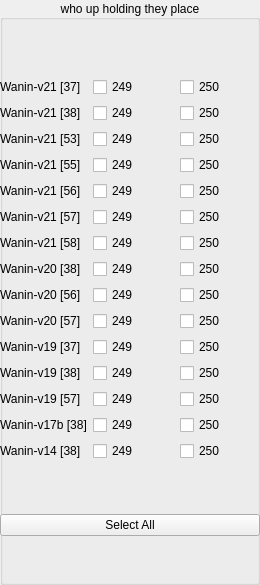
<?xml version="1.0" encoding="UTF-8"?>
<ui version="4.0">
 <author>Korbo</author>
 <class>waninCheckGrid</class>
 <widget class="QGroupBox" name="waninCheckGrid">
  <property name="geometry">
   <rect>
    <x>0</x>
    <y>0</y>
    <width>260</width>
    <height>585</height>
   </rect>
  </property>
  <property name="toolTip">
   <string>Outdated</string>
  </property>
  <property name="title">
   <string>who up holding they place</string>
  </property>
  <property name="alignment">
   <set>Qt::AlignmentFlag::AlignCenter</set>
  </property>
  <widget class="QWidget" name="verticalLayoutWidget">
   <property name="geometry">
    <rect>
     <x>0</x>
     <y>30</y>
     <width>260</width>
     <height>555</height>
    </rect>
   </property>
   <layout class="QVBoxLayout" name="verticalLayout">
    <item>
     <layout class="QGridLayout" name="waninGrid">
      <item row="0" column="0">
       <widget class="QLabel" name="wv21b37">
        <property name="text">
         <string>Wanin-v21 [37]</string>
        </property>
       </widget>
      </item>
      <item row="4" column="0">
       <widget class="QLabel" name="wv21b56">
        <property name="text">
         <string>Wanin-v21 [56]</string>
        </property>
       </widget>
      </item>
      <item row="11" column="1">
       <widget class="QCheckBox" name="wv19b38s249">
        <property name="text">
         <string>249</string>
        </property>
       </widget>
      </item>
      <item row="0" column="2">
       <widget class="QCheckBox" name="wv21b37s250">
        <property name="text">
         <string>250</string>
        </property>
       </widget>
      </item>
      <item row="14" column="0">
       <widget class="QLabel" name="wv14b38">
        <property name="text">
         <string>Wanin-v14 [38]</string>
        </property>
       </widget>
      </item>
      <item row="13" column="2">
       <widget class="QCheckBox" name="wv17b38s250">
        <property name="text">
         <string>250</string>
        </property>
       </widget>
      </item>
      <item row="5" column="0">
       <widget class="QLabel" name="wv21b57">
        <property name="text">
         <string>Wanin-v21 [57]</string>
        </property>
       </widget>
      </item>
      <item row="7" column="2">
       <widget class="QCheckBox" name="wv20b38s250">
        <property name="text">
         <string>250</string>
        </property>
       </widget>
      </item>
      <item row="10" column="1">
       <widget class="QCheckBox" name="wv19b37s249">
        <property name="text">
         <string>249</string>
        </property>
       </widget>
      </item>
      <item row="1" column="1">
       <widget class="QCheckBox" name="wv21b38s249">
        <property name="text">
         <string>249</string>
        </property>
       </widget>
      </item>
      <item row="2" column="0">
       <widget class="QLabel" name="wv21b53">
        <property name="text">
         <string>Wanin-v21 [53]</string>
        </property>
       </widget>
      </item>
      <item row="6" column="0">
       <widget class="QLabel" name="wv21b58">
        <property name="text">
         <string>Wanin-v21 [58]</string>
        </property>
       </widget>
      </item>
      <item row="5" column="2">
       <widget class="QCheckBox" name="wv21b57s250">
        <property name="text">
         <string>250</string>
        </property>
       </widget>
      </item>
      <item row="13" column="0">
       <widget class="QLabel" name="wv17b38">
        <property name="text">
         <string>Wanin-v17b [38]</string>
        </property>
       </widget>
      </item>
      <item row="9" column="0">
       <widget class="QLabel" name="wv20b57">
        <property name="text">
         <string>Wanin-v20 [57]</string>
        </property>
       </widget>
      </item>
      <item row="14" column="1">
       <widget class="QCheckBox" name="wv14b38s249">
        <property name="text">
         <string>249</string>
        </property>
       </widget>
      </item>
      <item row="2" column="2">
       <widget class="QCheckBox" name="wv21b53s250">
        <property name="text">
         <string>250</string>
        </property>
       </widget>
      </item>
      <item row="7" column="0">
       <widget class="QLabel" name="wv20b38">
        <property name="text">
         <string>Wanin-v20 [38]</string>
        </property>
       </widget>
      </item>
      <item row="10" column="2">
       <widget class="QCheckBox" name="wv19b">
        <property name="text">
         <string>250</string>
        </property>
       </widget>
      </item>
      <item row="3" column="1">
       <widget class="QCheckBox" name="wv21b55s249">
        <property name="text">
         <string>249</string>
        </property>
       </widget>
      </item>
      <item row="3" column="2">
       <widget class="QCheckBox" name="wv21b55s250">
        <property name="text">
         <string>250</string>
        </property>
       </widget>
      </item>
      <item row="14" column="2">
       <widget class="QCheckBox" name="wv14b38s250">
        <property name="text">
         <string>250</string>
        </property>
       </widget>
      </item>
      <item row="2" column="1">
       <widget class="QCheckBox" name="wv21b53s249">
        <property name="text">
         <string>249</string>
        </property>
       </widget>
      </item>
      <item row="9" column="1">
       <widget class="QCheckBox" name="wv20b57s249">
        <property name="text">
         <string>249</string>
        </property>
       </widget>
      </item>
      <item row="12" column="1">
       <widget class="QCheckBox" name="wv19b57s249">
        <property name="text">
         <string>249</string>
        </property>
       </widget>
      </item>
      <item row="0" column="1">
       <widget class="QCheckBox" name="wv21b37s249">
        <property name="text">
         <string>249</string>
        </property>
       </widget>
      </item>
      <item row="13" column="1">
       <widget class="QCheckBox" name="wv17b38s249">
        <property name="text">
         <string>249</string>
        </property>
       </widget>
      </item>
      <item row="8" column="2">
       <widget class="QCheckBox" name="wv20b56s250">
        <property name="text">
         <string>250</string>
        </property>
       </widget>
      </item>
      <item row="5" column="1">
       <widget class="QCheckBox" name="wv21b57s249">
        <property name="text">
         <string>249</string>
        </property>
       </widget>
      </item>
      <item row="8" column="1">
       <widget class="QCheckBox" name="wv20b56s249">
        <property name="text">
         <string>249</string>
        </property>
       </widget>
      </item>
      <item row="12" column="0">
       <widget class="QLabel" name="wv19b57">
        <property name="text">
         <string>Wanin-v19 [57]</string>
        </property>
       </widget>
      </item>
      <item row="6" column="2">
       <widget class="QCheckBox" name="wv21b58s250">
        <property name="text">
         <string>250</string>
        </property>
       </widget>
      </item>
      <item row="1" column="0">
       <widget class="QLabel" name="wv21b38">
        <property name="text">
         <string>Wanin-v21 [38]</string>
        </property>
       </widget>
      </item>
      <item row="4" column="2">
       <widget class="QCheckBox" name="wv21b56v250">
        <property name="text">
         <string>250</string>
        </property>
       </widget>
      </item>
      <item row="3" column="0">
       <widget class="QLabel" name="wv21b55">
        <property name="text">
         <string>Wanin-v21 [55]</string>
        </property>
       </widget>
      </item>
      <item row="8" column="0">
       <widget class="QLabel" name="wv20b56">
        <property name="text">
         <string>Wanin-v20 [56]</string>
        </property>
       </widget>
      </item>
      <item row="12" column="2">
       <widget class="QCheckBox" name="wv19b57s250">
        <property name="text">
         <string>250</string>
        </property>
       </widget>
      </item>
      <item row="6" column="1">
       <widget class="QCheckBox" name="wv21b58s249">
        <property name="text">
         <string>249</string>
        </property>
       </widget>
      </item>
      <item row="10" column="0">
       <widget class="QLabel" name="wv19b37">
        <property name="text">
         <string>Wanin-v19 [37]</string>
        </property>
       </widget>
      </item>
      <item row="11" column="2">
       <widget class="QCheckBox" name="wv19b38s250">
        <property name="text">
         <string>250</string>
        </property>
       </widget>
      </item>
      <item row="4" column="1">
       <widget class="QCheckBox" name="wv21b56s249">
        <property name="text">
         <string>249</string>
        </property>
       </widget>
      </item>
      <item row="1" column="2">
       <widget class="QCheckBox" name="wv21b38s250">
        <property name="text">
         <string>250</string>
        </property>
       </widget>
      </item>
      <item row="11" column="0">
       <widget class="QLabel" name="wv19b38">
        <property name="text">
         <string>Wanin-v19 [38]</string>
        </property>
       </widget>
      </item>
      <item row="9" column="2">
       <widget class="QCheckBox" name="wv20b57s250">
        <property name="text">
         <string>250</string>
        </property>
       </widget>
      </item>
      <item row="7" column="1">
       <widget class="QCheckBox" name="wv20b38s249">
        <property name="text">
         <string>249</string>
        </property>
       </widget>
      </item>
     </layout>
    </item>
    <item>
     <widget class="QPushButton" name="d2xSelect">
      <property name="text">
       <string>Select All</string>
      </property>
     </widget>
    </item>
   </layout>
  </widget>
 </widget>
 <resources/>
 <connections/>
</ui>
